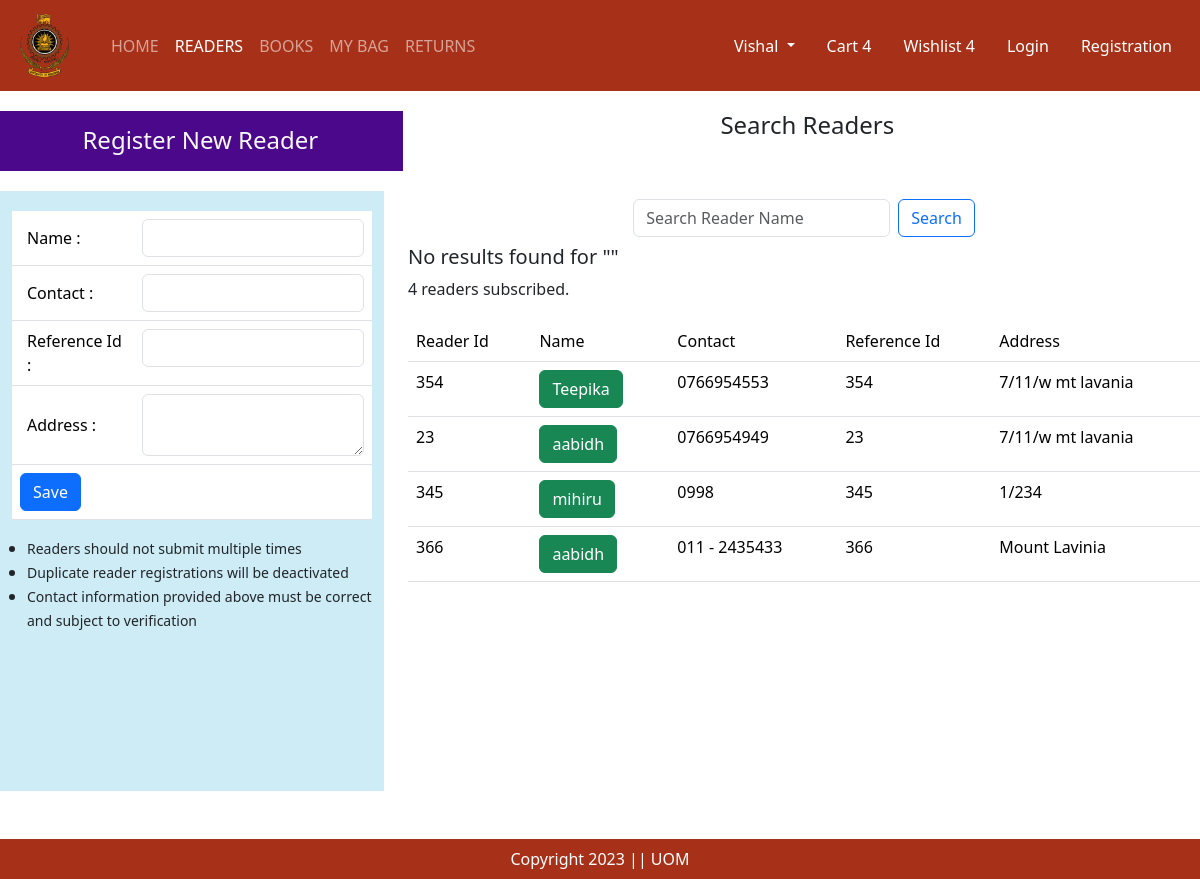
The page /readers on the database its author committed.
### lims_app/models.py (models this page shows, shortened)
class reader(models.Model):
    reference_id=models.CharField(max_length=200)
    reader_name = models.CharField(max_length=200)
    reader_contact = models.CharField(max_length=200)
    reader_address = models.TextField()
    active=models.BooleanField(default=True)

### lims_app/views.py (the view)
# urls.py: path('readers', readers_tab),
def readers_tab(request):
    readers = reader.objects.all()
    return render(request, "readers.html", context={'current_tab':"readers", "readers":readers})

### lims_app/templates/readers.html (shortened to what this page needs)
{% extends "index.html" %}
{% load static %}
{% block main_content %}
<div class="container-flex text-center justify-content-center align-items-center" style="padding-top: 10px; padding-bottom: 20px; margin-left: 10px; vertical-align: middle;">
    <div class="row justify-content-center align-middle" style="margin-top: 10px; height: 60px;">
        <div class="col-md-4 text-light" style="background-color: #4B088A;">
            <h4 style="margin-top: 15px;">Register New Reader</h4>
        </div>
        <div class="col-md-8">
            <h4>Search Readers</h4>
        </div>
    </div>
</div>
<div class="row">
    <div class="col-md-4">
        <div class="container" style="overflow-y: auto; height: 600px; background: #CEECF5;">
            <form class="d-flex" action="/readers/add" method="POST">
                <table class="table" style="margin-top: 20px;">
                    <tr>
                        <td style="text-align: left; vertical-align: middle; padding-left: 15px;">Name : </td>
                        <td><input type="text" class="form-control" name="reader_name"></td>
                    </tr>
                    <tr>
                        <td style="text-align: left; vertical-align: middle; padding-left: 15px;">Contact : </td>
                        <td><input type="text" class="form-control" name="reader_contact"></td>
                    </tr>
                    <tr>
                        <td style="text-align: left; vertical-align: middle; padding-left: 15px;">Reference Id : </td>
                        <td><input type="text" class="form-control" name="reader_ref_id"></td>
                    </tr>
                    <tr>
                        <td style="text-align: left; vertical-align: middle; padding-left: 15px;">Address : </td>
                        <td><textarea type="text" class="form-control" name="address"></textarea></td>
                    </tr>
                    <tr>
                        <td colspan="2"><button class="btn btn-primary" type="submit">Save</button></td>
                    </tr>
                </table>
            </form>
            <ul style="text-align: left; vertical-align: middle; padding-left: 15px;">
                <li><small>Readers should not submit multiple times</small></li>
                <li><small>Duplicate reader registrations will be deactivated</small></li>
                <li><small>Contact information provided above must be correct and subject to verification</small></li>
            </ul>
        </div>
    </div>
    <div class="col-md-8">
        <div class="row">
            <nav class="navbar bg-body-light">
                <div class="container-fluid justify-content-center align-items-center">
                    <form class="d-flex" role="search" action="/search_reader" method="get">
                        <input class="form-control me-2" type="text" placeholder="Search Reader Name" name="query">
                        <button class="btn btn-outline-primary" type="submit">Search</button>
                    </form>
                </div>
            </nav>
        </div>
        <div>
            {% if reader_results %}
            <div class="search-results">
                <h5>Search Results for "{{ query }}"</h5>
                <p>{{reader_results|length}} readers subscribed.</p>
            </div>
            {% else  %}
              <h5>No results found for "{{ query }}"</h5>
              <p>{{readers|length}} readers subscribed.</p>
            {% endif %}
            </div>
        <div class="row" style="margin-top: 20px;">
            <div class="container" style="overflow-y: auto; height: 400px;">
                <table class="table table-hover">
                    <thead>
                        <tr>
                            <td>Reader Id</td>
                            <td>Name</td>
                            <td>Contact</td>
                            <td>Reference Id</td>
                            <td>Address</td>
                        </tr>
                    </thead>
                    <tbody>
                        {% for reader in readers %}
                            <tr>
                                <td>{{reader.reference_id}}</td>
                                <td>
                                    {% if reader.active %}
                                        <span class="btn btn-success">{{reader.reader_name}}</span>
                                    {% else %}
                                        <span class="btn btn-secondary">{{reader.reader_name}}</span>
                                    {% endif %}
                                </td>
                                <td>{{reader.reader_contact}}</td>
                                <td>{{reader.reference_id}}</td>
                                <td>{{reader.reader_address}}</td>
                            </tr>
                        {% endfor %}
                    </tbody>
                </table>
            </div>
        </div>
    </div>
</div>
{% endblock %}

### rows shown on the page
reader: reference_id "354", reader_name "Teepika", reader_contact "0766954553", reader_address "7/11/w mt lavania"
reader: reference_id "23", reader_name "aabidh", reader_contact "0766954949", reader_address "7/11/w mt lavania"
reader: reference_id "345", reader_name "mihiru", reader_contact "0998", reader_address "1/234"
reader: reference_id "366", reader_name "aabidh", reader_contact "011 - 2435433", reader_address "Mount Lavinia"

### other values the page prints
{{ readers|length }} "4"
